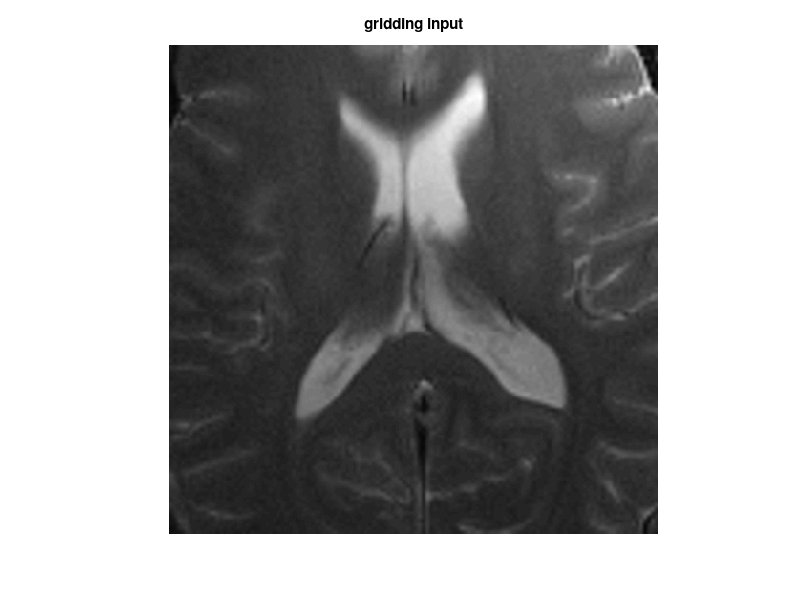

Recreate this plot in MATLAB. (Note: this script raises an error after producing the figure.)
%% testscript with operator usage
clear all; close all; clc;

%% add bin to path
addpath ../bin  
addpath ../../daten
addpath(genpath('./GRIDDING3D'));

%% Load data
load img_brain_4ch;
%load noisy_phantom;
%load calf_data_cs;
%%
trimmed_size = 128;
img = img(128-trimmed_size/2+1:128+trimmed_size/2,128-trimmed_size/2+1:128+trimmed_size/2,:);
%%
n_chn = 4;
img_a = zeros([trimmed_size,trimmed_size,trimmed_size,n_chn]);
%%
for chn = 1:4,
    img_a(:,:,:,chn) = repmat(img(:,:,chn),[1 1 trimmed_size]);
end
%img_a(1:10,1:10,:) = 0;
%img_a = flipdim(img_a,1);
%img_a = padarray(img(:,:,1),[0 0 trimmed_size/2]);
%%
size(img_a)
figure, imshow(imresize(abs(img_a(:,:,1,4)),4),[]), title('gridding input');

[nPE,nFE,nCh]=size(img_a);

%% Generate 96 radial projections rawdata
numSpokes = 96;

% Trajectory
theta=linspace(0,pi-pi/numSpokes,numSpokes);
rho=linspace(-0.5,0.5,nPE*2)';
k=rho*exp(-1j*theta);

%% generate Fourier sampling operator
%FT = GRIDDING3D(k, 1, 1, 0, [nPE,nFE], 2);
k_traj = [real(k(:))'; imag(k(:))';zeros(1,length(k(:)))];
imwidth = nPE;
osf = 1.5;
wg = 3;
sw = 8;
w = ones(1,length(k(:)));
FT = GRIDDING3D(k_traj,w,imwidth,osf,wg,sw,[trimmed_size trimmed_size trimmed_size],'false');

%% generate radial data
dataRadial = FT*img_a;
%% density compensation
w = abs(rho);
w = repmat(w, [1, numSpokes,1]);
w_mc = repmat(w(:),[1 4]);
dataRadial_dc = dataRadial.*w_mc;
%% recon
%no density compnesation
imgRegrid_kb = FT'*dataRadial;
%density compensated
imgRegrid_kb_dc = FT'*dataRadial_dc;

%% show results
figure, imshow(imresize(((abs(imgRegrid_kb_dc(:,:,32,4)))),4),[]), title('gridding dc');

%% merge channels
recon_sos_dc = sqrt(sum(abs(imgRegrid_kb_dc).^2,4));
figure, imshow(imresize(((abs(recon_sos_dc(:,:,32)))),4),[]), title('gridding dc sos');
